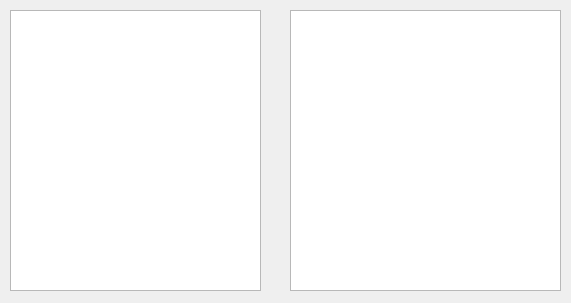
<?xml version="1.0" encoding="UTF-8"?>
<ui version="4.0">
 <class>Widget</class>
 <widget class="QWidget" name="Widget">
  <property name="geometry">
   <rect>
    <x>0</x>
    <y>0</y>
    <width>571</width>
    <height>303</height>
   </rect>
  </property>
  <property name="windowTitle">
   <string>Widget</string>
  </property>
  <widget class="QListWidget" name="listWidget">
   <property name="geometry">
    <rect>
     <x>10</x>
     <y>10</y>
     <width>251</width>
     <height>281</height>
    </rect>
   </property>
  </widget>
  <widget class="QListWidget" name="listWidget_2">
   <property name="geometry">
    <rect>
     <x>290</x>
     <y>10</y>
     <width>271</width>
     <height>281</height>
    </rect>
   </property>
  </widget>
 </widget>
 <layoutdefault spacing="6" margin="11"/>
 <resources/>
 <connections/>
</ui>
